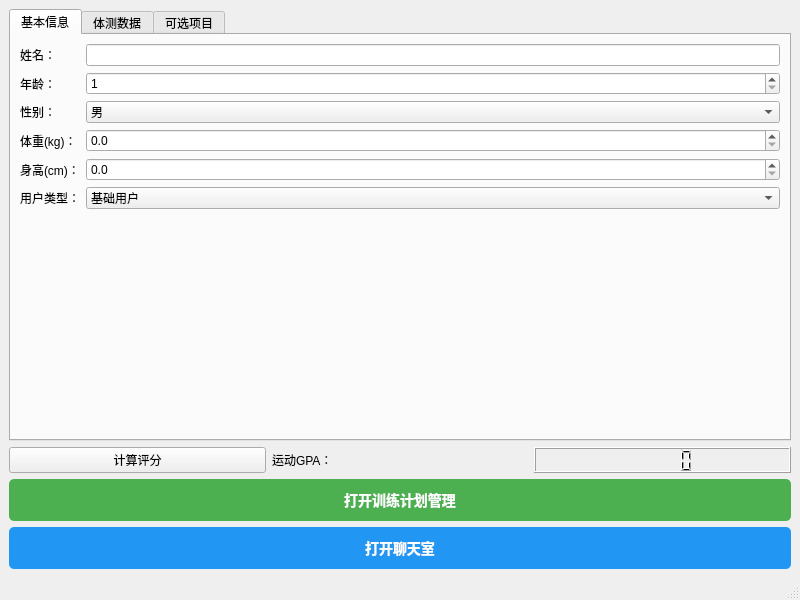
<?xml version="1.0" encoding="UTF-8"?>
<ui version="4.0">
 <class>MainWindow</class>
 <widget class="QMainWindow" name="MainWindow">
  <property name="geometry">
   <rect>
    <x>0</x>
    <y>0</y>
    <width>800</width>
    <height>600</height>
   </rect>
  </property>
  <property name="windowTitle">
   <string>运动评估系统</string>
  </property>
  <widget class="QWidget" name="centralwidget">
   <layout class="QVBoxLayout" name="verticalLayout">
    <item>
     <widget class="QTabWidget" name="tabWidget">
      <property name="currentIndex">
       <number>0</number>
      </property>
      <widget class="QWidget" name="tabBasicInfo">
       <attribute name="title">
        <string>基本信息</string>
       </attribute>
       <layout class="QFormLayout" name="formLayout">
        <item row="0" column="0">
         <widget class="QLabel" name="labelName">
          <property name="text">
           <string>姓名：</string>
          </property>
         </widget>
        </item>
        <item row="0" column="1">
         <widget class="QLineEdit" name="editName"/>
        </item>
        <item row="1" column="0">
         <widget class="QLabel" name="labelAge">
          <property name="text">
           <string>年龄：</string>
          </property>
         </widget>
        </item>
        <item row="1" column="1">
         <widget class="QSpinBox" name="spinAge">
          <property name="minimum">
           <number>1</number>
          </property>
          <property name="maximum">
           <number>120</number>
          </property>
         </widget>
        </item>
        <item row="2" column="0">
         <widget class="QLabel" name="labelGender">
          <property name="text">
           <string>性别：</string>
          </property>
         </widget>
        </item>
        <item row="2" column="1">
         <widget class="QComboBox" name="comboGender">
          <item>
           <property name="text">
            <string>男</string>
           </property>
          </item>
          <item>
           <property name="text">
            <string>女</string>
           </property>
          </item>
         </widget>
        </item>
        <item row="3" column="0">
         <widget class="QLabel" name="labelWeight">
          <property name="text">
           <string>体重(kg)：</string>
          </property>
         </widget>
        </item>
        <item row="3" column="1">
         <widget class="QDoubleSpinBox" name="spinWeight">
          <property name="decimals">
           <number>1</number>
          </property>
          <property name="maximum">
           <double>300.000000000000000</double>
          </property>
         </widget>
        </item>
        <item row="4" column="0">
         <widget class="QLabel" name="labelHeight">
          <property name="text">
           <string>身高(cm)：</string>
          </property>
         </widget>
        </item>
        <item row="4" column="1">
         <widget class="QDoubleSpinBox" name="spinHeight">
          <property name="decimals">
           <number>1</number>
          </property>
          <property name="maximum">
           <double>300.000000000000000</double>
          </property>
         </widget>
        </item>
        <item row="5" column="0">
         <widget class="QLabel" name="labelType">
          <property name="text">
           <string>用户类型：</string>
          </property>
         </widget>
        </item>
        <item row="5" column="1">
         <widget class="QComboBox" name="comboType">
          <item>
           <property name="text">
            <string>基础用户</string>
           </property>
          </item>
          <item>
           <property name="text">
            <string>举重运动员</string>
           </property>
          </item>
          <item>
           <property name="text">
            <string>长跑运动员</string>
           </property>
          </item>
          <item>
           <property name="text">
            <string>短跑运动员</string>
           </property>
          </item>
          <item>
           <property name="text">
            <string>健美运动员</string>
           </property>
          </item>
          <item>
           <property name="text">
            <string>自定义用户</string>
           </property>
          </item>
         </widget>
        </item>
       </layout>
      </widget>
      <widget class="QWidget" name="tabTestData">
       <attribute name="title">
        <string>体测数据</string>
       </attribute>
       <layout class="QFormLayout" name="formLayout_2">
        <item row="0" column="0">
         <widget class="QLabel" name="labelLungCapacity">
          <property name="text">
           <string>肺活量(ml)：</string>
          </property>
         </widget>
        </item>
        <item row="0" column="1">
         <widget class="QDoubleSpinBox" name="spinLungCapacity">
          <property name="maximum">
           <double>10000.000000000000000</double>
          </property>
         </widget>
        </item>
        <item row="1" column="0">
         <widget class="QLabel" name="labelRun50m">
          <property name="text">
           <string>50米跑(秒)：</string>
          </property>
         </widget>
        </item>
        <item row="1" column="1">
         <widget class="QDoubleSpinBox" name="spinRun50m">
          <property name="decimals">
           <number>2</number>
          </property>
          <property name="maximum">
           <double>30.000000000000000</double>
          </property>
         </widget>
        </item>
        <item row="2" column="0">
         <widget class="QLabel" name="labelSitAndReach">
          <property name="text">
           <string>体前屈(cm)：</string>
          </property>
         </widget>
        </item>
        <item row="2" column="1">
         <widget class="QDoubleSpinBox" name="spinSitAndReach">
          <property name="minimum">
           <double>-50.000000000000000</double>
          </property>
          <property name="maximum">
           <double>50.000000000000000</double>
          </property>
         </widget>
        </item>
        <item row="3" column="0">
         <widget class="QLabel" name="labelStandingJump">
          <property name="text">
           <string>立定跳远(m)：</string>
          </property>
         </widget>
        </item>
        <item row="3" column="1">
         <widget class="QDoubleSpinBox" name="spinStandingJump">
          <property name="decimals">
           <number>2</number>
          </property>
          <property name="maximum">
           <double>5.000000000000000</double>
          </property>
         </widget>
        </item>
        <item row="4" column="0">
         <widget class="QLabel" name="labelPullUps">
          <property name="text">
           <string>引体向上(次)：</string>
          </property>
         </widget>
        </item>
        <item row="4" column="1">
         <widget class="QSpinBox" name="spinPullUps">
          <property name="maximum">
           <number>100</number>
          </property>
         </widget>
        </item>
        <item row="5" column="0">
         <widget class="QLabel" name="labelLongRun">
          <property name="text">
           <string>长跑时间：</string>
          </property>
         </widget>
        </item>
        <item row="5" column="1">
         <layout class="QHBoxLayout" name="horizontalLayout">
          <item>
           <widget class="QSpinBox" name="spinLongRunMin">
            <property name="suffix">
             <string>分</string>
            </property>
            <property name="maximum">
             <number>30</number>
            </property>
           </widget>
          </item>
          <item>
           <widget class="QSpinBox" name="spinLongRunSec">
            <property name="suffix">
             <string>秒</string>
            </property>
            <property name="maximum">
             <number>59</number>
            </property>
           </widget>
          </item>
         </layout>
        </item>
       </layout>
      </widget>
      <widget class="QWidget" name="tabOptional">
       <attribute name="title">
        <string>可选项目</string>
       </attribute>
       <layout class="QFormLayout" name="formLayout_3">
        <item row="0" column="0">
         <widget class="QCheckBox" name="checkBodyFat">
          <property name="text">
           <string>体脂率测试</string>
          </property>
         </widget>
        </item>
        <item row="0" column="1">
         <widget class="QDoubleSpinBox" name="spinBodyFat">
          <property name="enabled">
           <bool>false</bool>
          </property>
          <property name="suffix">
           <string>%</string>
          </property>
          <property name="maximum">
           <double>100.000000000000000</double>
          </property>
         </widget>
        </item>
        <item row="1" column="0">
         <widget class="QCheckBox" name="checkSquat">
          <property name="text">
           <string>深蹲测试</string>
          </property>
         </widget>
        </item>
        <item row="1" column="1">
         <widget class="QDoubleSpinBox" name="spinSquat">
          <property name="enabled">
           <bool>false</bool>
          </property>
          <property name="suffix">
           <string>kg</string>
          </property>
          <property name="maximum">
           <double>1000.000000000000000</double>
          </property>
         </widget>
        </item>
        <item row="2" column="0">
         <widget class="QCheckBox" name="checkBenchPress">
          <property name="text">
           <string>卧推测试</string>
          </property>
         </widget>
        </item>
        <item row="2" column="1">
         <widget class="QDoubleSpinBox" name="spinBenchPress">
          <property name="enabled">
           <bool>false</bool>
          </property>
          <property name="suffix">
           <string>kg</string>
          </property>
          <property name="maximum">
           <double>500.000000000000000</double>
          </property>
         </widget>
        </item>
        <item row="3" column="0">
         <widget class="QCheckBox" name="checkDeadlift">
          <property name="text">
           <string>硬拉测试</string>
          </property>
         </widget>
        </item>
        <item row="3" column="1">
         <widget class="QDoubleSpinBox" name="spinDeadlift">
          <property name="enabled">
           <bool>false</bool>
          </property>
          <property name="suffix">
           <string>kg</string>
          </property>
          <property name="maximum">
           <double>1000.000000000000000</double>
          </property>
         </widget>
        </item>
       </layout>
      </widget>
     </widget>
    </item>
    <item>
     <layout class="QHBoxLayout" name="horizontalLayout_2">
      <item>
       <widget class="QPushButton" name="buttonCalculate">
        <property name="text">
         <string>计算评分</string>
        </property>
       </widget>
      </item>
      <item>
       <widget class="QLabel" name="labelResult">
        <property name="text">
         <string>运动GPA：</string>
        </property>
       </widget>
      </item>
      <item>
       <widget class="QLCDNumber" name="lcdGPA"/>
      </item>
     </layout>
    </item>
    <item>
     <widget class="QPushButton" name="btnOpenTrainWindow">
      <property name="text">
       <string>打开训练计划管理</string>
      </property>
      <property name="styleSheet">
       <string>QPushButton {
    background-color: #4CAF50;
    color: white;
    font-size: 14px;
    font-weight: bold;
    padding: 10px;
    border-radius: 5px;
}
QPushButton:hover {
    background-color: #45a049;
}
QPushButton:pressed {
    background-color: #3d8b40;
}</string>
      </property>
     </widget>
    </item>
    <item>
     <widget class="QPushButton" name="btnOpenChatWindow">
      <property name="text">
       <string>打开聊天室</string>
      </property>
      <property name="styleSheet">
       <string>QPushButton {
    background-color: #2196F3;
    color: white;
    font-size: 14px;
    font-weight: bold;
    padding: 10px;
    border-radius: 5px;
}
QPushButton:hover {
    background-color: #0b7dda;
}
QPushButton:pressed {
    background-color: #0c68b3;
}</string>
      </property>
     </widget>
    </item>
   </layout>
  </widget>
  <widget class="QMenuBar" name="menubar">
   <property name="geometry">
    <rect>
     <x>0</x>
     <y>0</y>
     <width>800</width>
     <height>22</height>
    </rect>
   </property>
  </widget>
  <widget class="QStatusBar" name="statusbar"/>
 </widget>
 <resources/>
 <connections/>
</ui>
